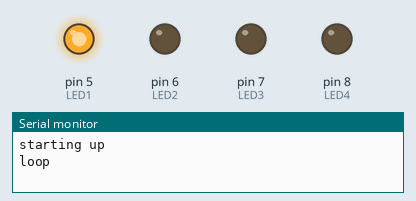
Bench run of a sketch on a simulated Arduino Uno, built with avr-gcc and run on an emulated ATmega328P. Shown: output pins drawn as LEDs (lit = HIGH), the last lines printed to the serial monitor. Random numbers use the default seed unless the sketch sets one.

Above: at 0.1 s.
At 1.1 s:
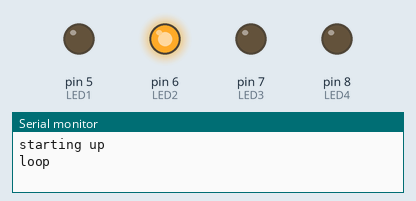
At 6.1 s:
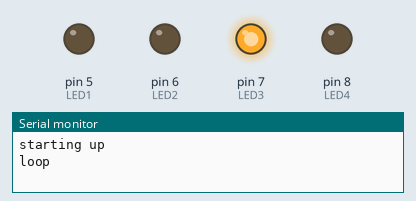
At 13.36 s:
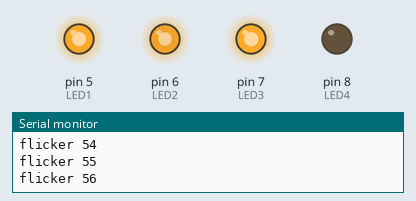
At 19.44 s:
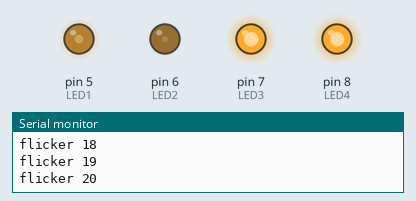
At 34.4 s:
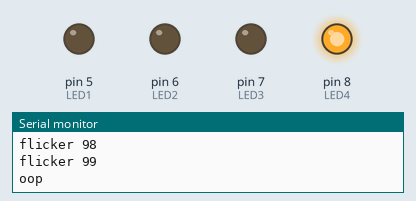
Timing chart, 0 to 40.0 s (numbered marks = the images above):
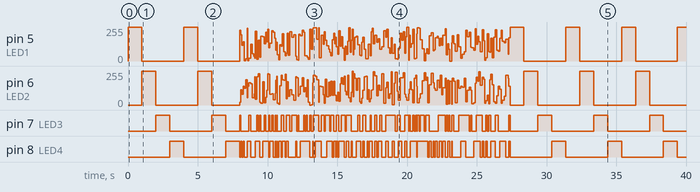

Measured:
- by itself, pin 5 (LED1): 0/255 → 255/255 at 0.00 s, → 0/255 1.0 s later, → 255/255 3.0 s later, → 0/255 1.0 s later, … (209 changes in this stretch)
- by itself, pin 6 (LED2): 0/255 → 255/255 at 1.0 s, → 0/255 1.0 s later, → 255/255 3.0 s later, → 0/255 1.0 s later, … (210 changes in this stretch)
- by itself, pin 7 (LED3): LOW → HIGH at 2.0 s, → LOW 1.0 s later, → HIGH 3.0 s later, → LOW 1.0 s later, … (106 changes in this stretch)

The sketch:

BosciaFlicker.ino
```cpp
int LED1 = 5;
int LED2 = 6;
int LED3 = 7;
int LED4 = 8;
int howBright1;
int howBright2;
int howBright3;
int howBright4;
int count;
int flickerOn;
int lightup;
int lastlightup;

void setup()
{
  count=0;
  flickerOn=0;
  lightup=LED1;
  lastlightup=LED4;
  Serial.begin(9600);
  Serial.println("starting up");
}

void loop()
{
  String sLoop = "";
  sLoop = "loop" + count;
  Serial.println(sLoop);
  //Serial.flush();
  count++;
  if(count>1){
    count=0;
    if(flickerOn==0){
      reset();
      flickerOn=1;
    }else{
      reset();
      flickerOn=0;
    }
  }

  if(flickerOn==1){
    flicker() ;
  }else{
    stepThrough(8);
  }
}

void reset(){
  analogWrite(LED1, 0);
  analogWrite(LED2, 0);
  analogWrite(LED3, 0);
  analogWrite(LED4, 0);
}

void flicker(){
  int cnt=0;
  while(cnt<100){
    howBright1 = random(0,255);
    analogWrite(LED1, howBright1);
    howBright2 = random(0,255);
    analogWrite(LED2, howBright2);
    howBright3 = random(0,255);
    analogWrite(LED3, howBright3);
    howBright4 = random(0,255);
    analogWrite(LED4, howBright4);
    delay(random(50,150));
    Serial.print("flicker ");
    Serial.println(cnt);
    cnt++;
  }
}

void stepThrough(int times){
  int cnt=0;
  while(cnt<times){
   if(lightup>LED4){
      lightup=LED1;
    }
    analogWrite(lastlightup,0);
    analogWrite(lightup,255);
    lastlightup=lightup;
    lightup++;
    delay(1000);
    cnt++;
  }
}
```
